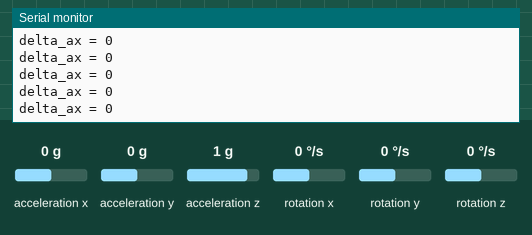
Bench run of a sketch on a simulated Arduino Leonardo, built with avr-gcc and run on an emulated ATmega32U4. Parts: the last lines printed to the serial monitor. The inputs (shaded band) are chosen by the test bench; at power-on: acceleration x 0 g, acceleration y 0 g, acceleration z 1 g, rotation x 0 °/s, rotation y 0 °/s, rotation z 0 °/s.

Above: at 1.2 s.
1.3 s: acceleration x set to -1.4 g
At 1.8 s:
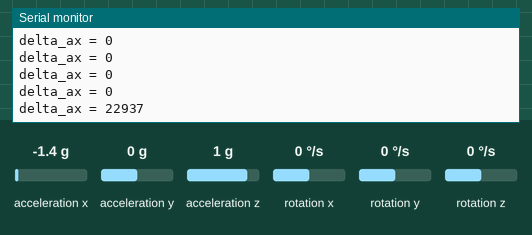
4.3 s: acceleration x set to -0.8 g
At 4.8 s:
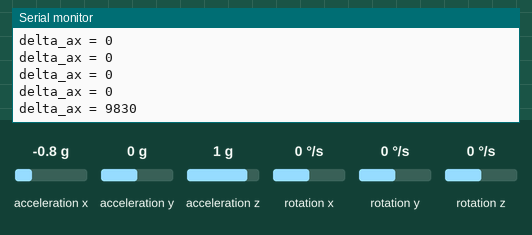
Timing chart, 0 to 7.3 s (numbered marks = the images above; inputs shaded):
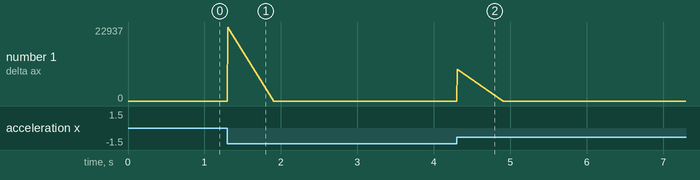

The sketch:

Shake_Button.ino
```cpp
#include <Wire.h> // Import required libraries
#include <I2Cdev.h>
#include <MPU6050.h>
#include <Keyboard.h>

MPU6050 mpu; // Initialize MPU

int16_t ax, ay, az, gx, gy, gz; // Used to collect the accelerometer data - ax for x-axis, ay for y-axis, az for z-axis

int old_ax = 0; // Stores the accelerometer data from the previous loop

int delta_ax;  // Stores the change in acceleration

int ax_threshold = 1000; // The minimum acceleration value to trigger the button

void setup() {
  Serial.begin(9600); // Intialize I2C and the MPU connection
  Wire.begin();
  mpu.initialize();
  if (!mpu.testConnection()) {
    while (1);
  }
}

void loop() {
  mpu.getMotion6(&ax, &ay, &az, &gx, &gy, &gz); // Read the current accelerometer data

  delta_ax = (old_ax - ax); // Calculate change in acceleration
  old_ax = ax; // Save the current acceleration reading to the old acceleration reading variable

  Serial.print("delta_ax = ");  // Print the change in acceleration in the serial monitor - this is super useful for debugging
  Serial.println(abs(delta_ax));

  if (abs(delta_ax) > ax_threshold) // Check if change in acceleration is higher than the threshold - use "delta_ax" for positive direction, "-(delta_ax)" for opposite direction, or "abs(delta_ax)" for the absolute acceleration to ignore direction
  {
    Keyboard.press('a'); // If true, press the "a" key
    delay(100); // Length of time the button is held down
    Keyboard.release('a');
    delay(500);  // Delay if needed to avoid spamming the button
  }
}
```

Measured:
- after the input at 1.3 s, the serial monitor: prints a new line at once (image 1)
- after the input at 4.3 s, the serial monitor: prints a new line at once (image 2)
